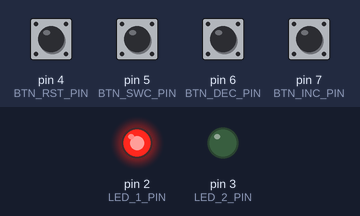
The sketch below on a simulated Arduino Uno, built with avr-gcc and run on an emulated ATmega328P. On the bench: output pins drawn as LEDs (lit = HIGH). Dashed ring = blinking. The inputs (shaded band) are chosen by the test bench; at power-on: pin 4 (BTN_RST_PIN), pin 5 (BTN_SWC_PIN), pin 6 (BTN_DEC_PIN), pin 7 (BTN_INC_PIN) HIGH.

Above: at 1.2 s.
1.3 s: pin 5 (BTN_SWC_PIN) pulled LOW for 0.15 s
At 3.9 s:
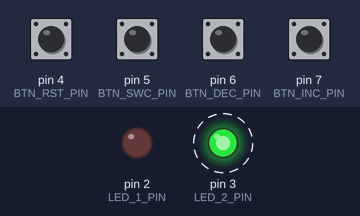
4.4 s: pin 4 (BTN_RST_PIN) pulled LOW for 0.15 s
At 5.5 s:
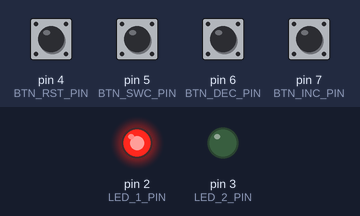
6.1 s: pin 5 (BTN_SWC_PIN) pulled LOW for 1 s
At 7.4 s:
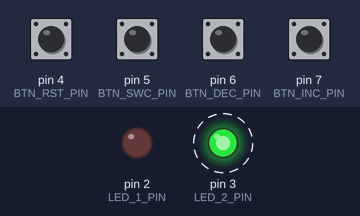
10.1 s: pin 4 (BTN_RST_PIN) pulled LOW for 1 s
At 11.0 s:
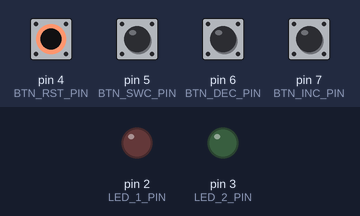
Timing chart, 0 to 13.1 s (numbered marks = the images above; inputs shaded):
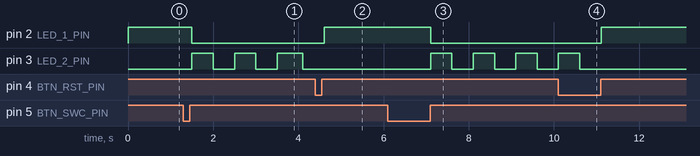

The sketch:

lab-2.1.ino
```cpp
#include <Arduino.h>

#include "./src/functions.h"
#include "./src/Button.h"
#include "./src/Timer.h"
#include "./src/Led.h"
#include "./src/definitions.h"
#include "./src/tasks.h"
#include "./src/parallel.h"

void setup()
{
  initStdio();
  initTasks();
  initTimer();
}

void loop()
{
  delay(LOOP_DELAY);

  if (executeTasks & TASK_TOGGLE_LED)
    toggleLedTask();

  if (executeTasks & TASK_CHANGE_DELAY)
    changeDelayTask();

  idleTask();

  executeTasks = TASK_NONE;
}
```

Button.cpp
```cpp
#include "Button.h"

int Button::debounceMs = 50;

Button::Button() = default;

Button::Button(int _pin) : pin { _pin }
{
  pinMode(pin, INPUT_PULLUP);
}

void Button::update()
{
  unsigned long now = millis();

  if (now - changeTimestamp <= debounceMs) return;

  changeTimestamp = now;
  prevPressed = isPressed;
  isPressed = digitalRead(pin) == LOW;

  if (isPressed == prevPressed) return;

  if (!prevPressed && isPressed && onDown != nullptr) onDown();
  if (prevPressed && !isPressed && onUp != nullptr) onUp();
  if (onChange != nullptr) onChange();
}
```

Button.h
```cpp
#pragma once

#include <Arduino.h>
#include <stdint.h>

// Wrapper around button with debounce
class Button
{
public:
  static int debounceMs;

  bool isPressed = false;

  void (*onChange)() = nullptr;
  void (*onUp)() = nullptr;
  void (*onDown)() = nullptr;

  Button();
  Button(int pin);

  void update();

private:
  int pin = 0;
  bool prevPressed = false;
  unsigned long changeTimestamp = 0;
};
```

Led.cpp
```cpp
#include "Led.h"

Led::Led() = default;

Led::Led(int8_t pin)
{
  pinMode(pin, OUTPUT);

  _pin = pin;
}

void Led::toggle()
{
  if (isOn()) off();
  else on();
}

bool Led::isOn()
{
  return (digitalRead(_pin) == HIGH);
}

void Led::on()
{
  digitalWrite(_pin, HIGH);
}

void Led::off()
{
  digitalWrite(_pin, LOW);
}
```

Led.h
```cpp
#pragma once

#include "Arduino.h"

class Led
{
public:
  Led();
  Led(int8_t pin);

  bool isOn();
  void toggle();
  void on();
  void off();

private:
  int8_t _pin;

  void powerOff();
  void powerOn();
};
```

Timer.cpp
```cpp
#include "Timer.h"

Timer::Timer()
{
  reset();
}

void Timer::reset()
{
  _start = millis();
}

unsigned long Timer::elapsed()
{
  return millis() - _start;
}
```

Timer.h
```cpp
#pragma once

#include <Arduino.h>

class Timer
{
public:
  Timer();

  void reset();
  unsigned long elapsed();

private:
  unsigned long _start;
};
```

definitions.h
```cpp
#pragma once

enum Event
{
  EVENT_NONE = 0,
  EVENT_RESET = 1,
  EVENT_TOGGLE_LED = 2,
  EVENT_INC_DELAY = 4,
  EVENT_DEC_DELAY = 8,
};

enum Prescaler
{
  PRESCALER_0 = 0,
  PRESCALER_1 = (1 << CS10),
  PRESCALER_8 = (1 << CS11),
  PRESCALER_64 = (1 << CS11) | (1 << CS10),
  PRESCALER_256 = (1 << CS12),
  PRESCALER_1024 = (1 << CS12) | (1 << CS11)
};

enum Interrupt
{
  COMPA_INTERRUPT = (1 << OCIE1A),
  COMPB_INTERRUPT = (1 << OCIE1B),
  OVF_INTERRUPT = (1 << TOIE1)
};

enum Task
{
  TASK_NONE = 0,
  TASK_TOGGLE_LED = 1,
  TASK_CHANGE_DELAY = 2
};

#define LOOP_DELAY 100

#define REC_OFST_TOGGLE_LED 2
#define REC_OFST_CHANGE_DELAY 0

#define REC_TOGGLE_LED 1
#define REC_CHANGE_DELAY 0

#define LED_INITIAL_DELAY 500
#define MIN_LED_DELAY 100
#define MAX_LED_DELAY 2000
#define LED_DELAY_STEP 100

#define LED_1_PIN 2
#define LED_2_PIN 3
#define BTN_RST_PIN 4
#define BTN_SWC_PIN 5
#define BTN_DEC_PIN 6
#define BTN_INC_PIN 7
```

functions.h
```cpp
#pragma once

#include <Arduino.h>
#include <stdio.h>

// Returns available memory in bytes for debug purposes
int availableMemory()
{
  int size = 2048;
  byte* buf;

  while ((buf = new byte[size--]) == nullptr);

  delete buf;
  return size;
}

void initSerial(unsigned long baudRate = 115200ul)
{
  Serial.begin(baudRate);
  while (!Serial);
}

int customStdioGet(FILE* f)
{
  while (!Serial.available());
  return Serial.read();
}

int customStdioPut(char c, FILE* f)
{
  Serial.write(c);
}

void initStdio()
{
  initSerial();
  stdin = stdout = fdevopen(customStdioPut, customStdioGet);
}
```

parallel.h
```cpp
#pragma once

#include <Arduino.h>

#include "definitions.h"

volatile byte executeTasks = TASK_NONE;

ISR(TIMER1_OVF_vect)
{
  static int recToggleLed = REC_OFST_TOGGLE_LED;
  static int recChangeDelay = REC_OFST_CHANGE_DELAY;

  if (recToggleLed-- <= 0)
  {
    executeTasks |= TASK_TOGGLE_LED;
    recToggleLed = REC_TOGGLE_LED;
  }

  if (recChangeDelay-- <= 0)
  {
    executeTasks |= TASK_CHANGE_DELAY;
    recChangeDelay = REC_CHANGE_DELAY;
  }
}

void initTimer()
{
  noInterrupts();

  TCCR1A = 0;
  TCCR1B = 0;
  TCCR1B |= PRESCALER_1;
  TIMSK1 |= OVF_INTERRUPT;

  interrupts();
}
```

tasks.h
```cpp
#pragma once

#include <Arduino.h>

#include "Timer.h"
#include "definitions.h"
#include "Button.h"
#include "Led.h"
#include "functions.h"

void onSwcBtnUp();
void onRstBtnUp();
void onIncBtnUp();
void onDecBtnUp();

Button swcBtn;
Button incBtn;
Button decBtn;
Button rstBtn;
Led led1;
Led led2;

int ledDelay = LED_INITIAL_DELAY;
byte event = EVENT_NONE;

void initTasks()
{
  led1 = Led(LED_1_PIN);
  led2 = Led(LED_2_PIN);
  swcBtn = Button(BTN_SWC_PIN);
  incBtn = Button(BTN_INC_PIN);
  decBtn = Button(BTN_DEC_PIN);
  rstBtn = Button(BTN_RST_PIN);

  led1.on();
  led2.off();

  swcBtn.onUp = onSwcBtnUp;
  incBtn.onUp = onIncBtnUp;
  decBtn.onUp = onDecBtnUp;
  rstBtn.onUp = onRstBtnUp;
}

void toggleLedTask()
{
  // printf("aaaaa\r\n");
  swcBtn.update();
}

void changeDelayTask()
{
  incBtn.update();
  decBtn.update();

  static Timer t;

  if (led1.isOn() || t.elapsed() < ledDelay) return;

  led2.toggle();
  t.reset();
}

void idleTask()
{
  rstBtn.update();

  // if (event & EVENT_RESET) printf("Reset\r\n");
  // if (event & EVENT_TOGGLE_LED) printf("Toggle\r\n");
  // if (event & EVENT_INC_DELAY) printf("Increment (%d)\r\n", ledDelay);
  // if (event & EVENT_DEC_DELAY) printf("Decrement (%d)\r\n", ledDelay);

  event = EVENT_NONE;
}

// ----------------
// Button callbacks
void onSwcBtnUp()
{
  led1.toggle();
  led2.off();
  event |= EVENT_TOGGLE_LED;
}

void onIncBtnUp()
{
  event |= EVENT_INC_DELAY;

  if (ledDelay < MAX_LED_DELAY)
    ledDelay += LED_DELAY_STEP;
}

void onDecBtnUp()
{
  event |= EVENT_DEC_DELAY;

  if (ledDelay > MIN_LED_DELAY)
    ledDelay -= LED_DELAY_STEP;
}

void onRstBtnUp()
{
  led1.on();
  led2.off();
  event |= EVENT_RESET;
  ledDelay = LED_INITIAL_DELAY;
}
```

Measured:
- after the input at 1.3 s, pin 2 (LED_1_PIN): HIGH → LOW after 0.20 s; pin 3 (LED_2_PIN): alternates HIGH for 0.50 s and LOW for 0.50 s, starting after 0.20 s
- after the input at 4.4 s, pin 2 (LED_1_PIN): LOW → HIGH after 0.20 s; pin 3 (LED_2_PIN): stays LOW (without the input it goes to HIGH after 0.20 s)
- after the input at 6.1 s, pin 2 (LED_1_PIN): HIGH → LOW after 1.0 s; pin 3 (LED_2_PIN): alternates HIGH for 0.50 s and LOW for 0.50 s, starting after 1.0 s
- after the input at 10.1 s, pin 2 (LED_1_PIN): LOW → HIGH after 1.0 s; pin 3 (LED_2_PIN): goes on until 10.6 s, then stays LOW
